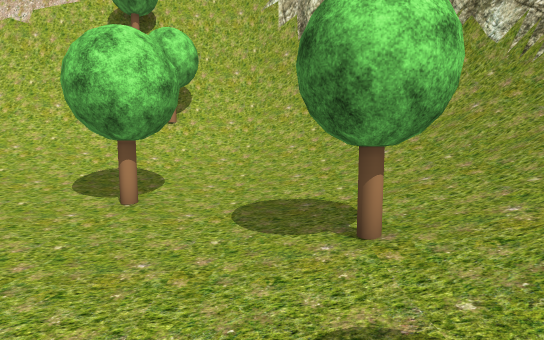
View 1 (above)

20 first-person views from a walk through a Unity game level. The camera is 1.3 m above the floor, tilts 6° down and sees 80° across. The floor is counted in squares, 1 m on a side. Each view is taken from the middle of a square. On the plan, view 1 faces up. The plan holds only what a view shows up to about 14 squares ahead; the rest is blank. The place goes on beyond the plan. Some trees and plants on the terrain are drawn as simple stand-ins. The player character is not drawn. Some surface patterns are stand-ins.

View 2
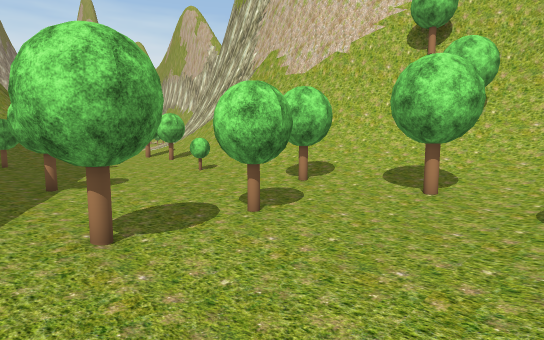

View 3
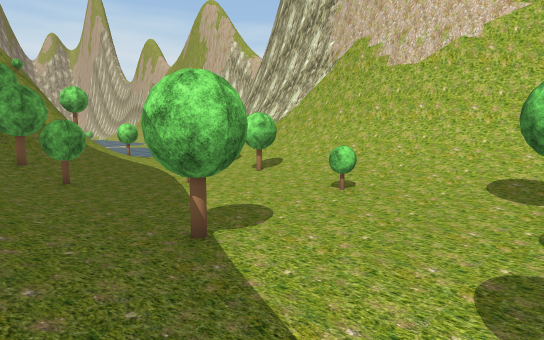

View 4
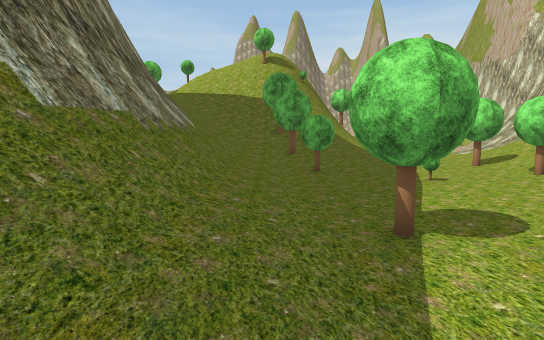

View 5
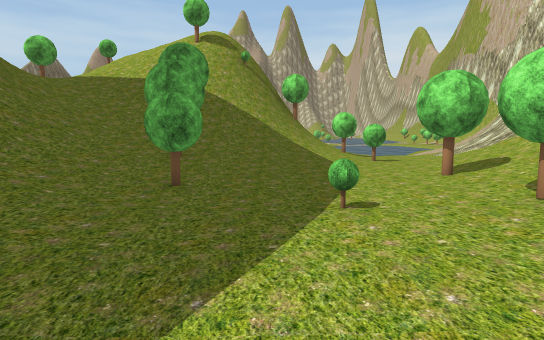

View 6
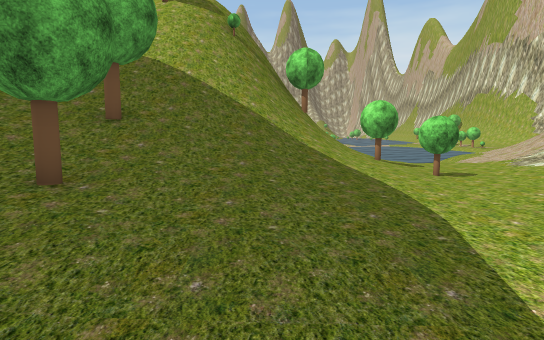

View 7
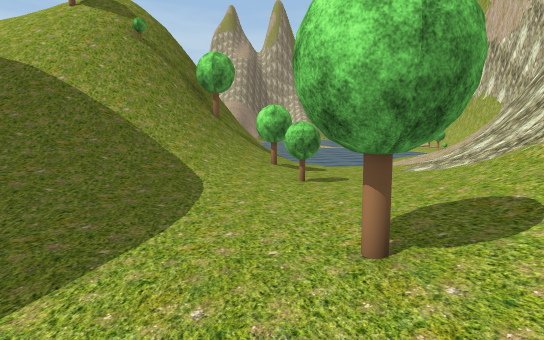

View 8
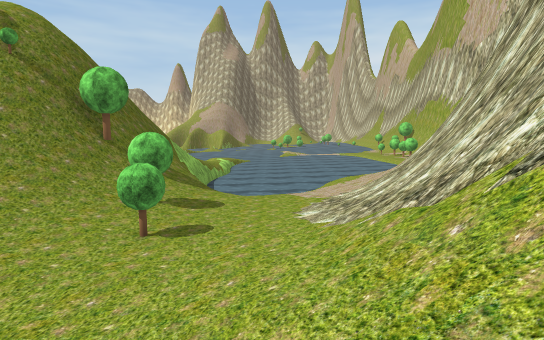

View 9
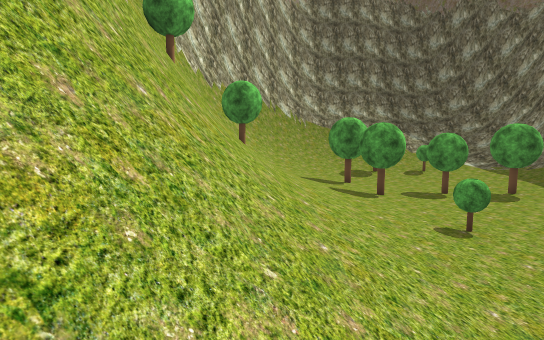

View 10
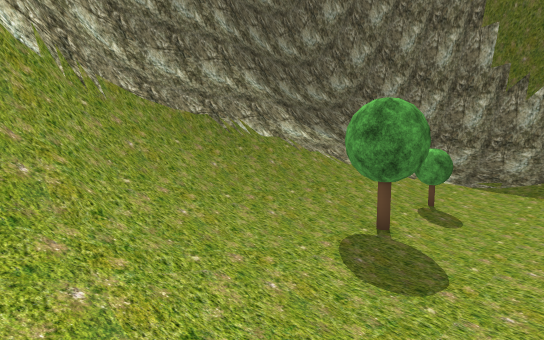

View 11
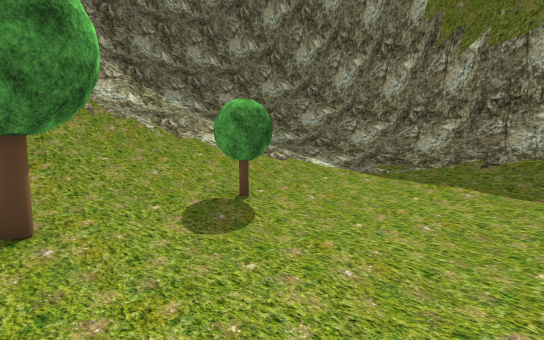

View 12
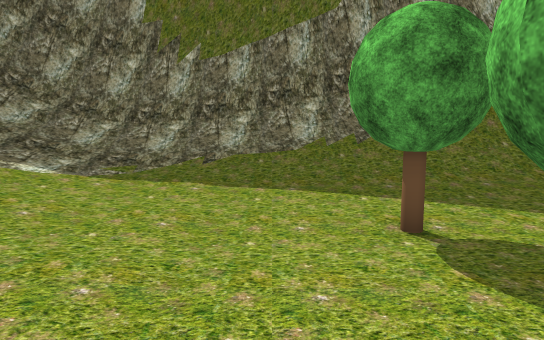

View 13
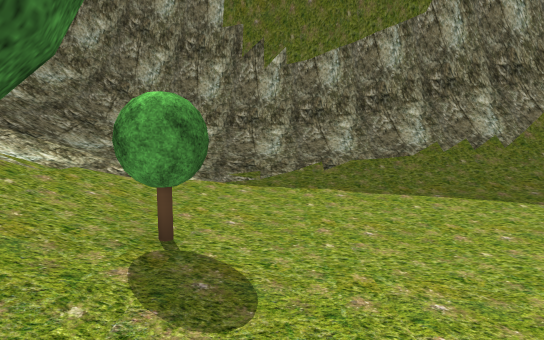

View 14
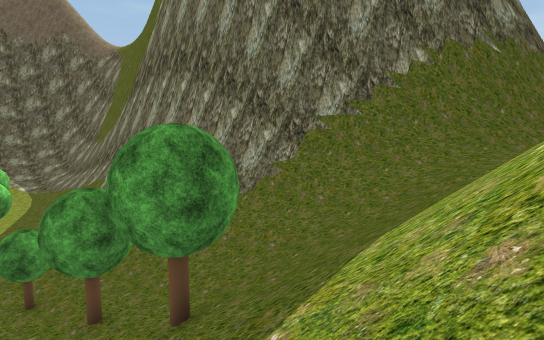

View 15
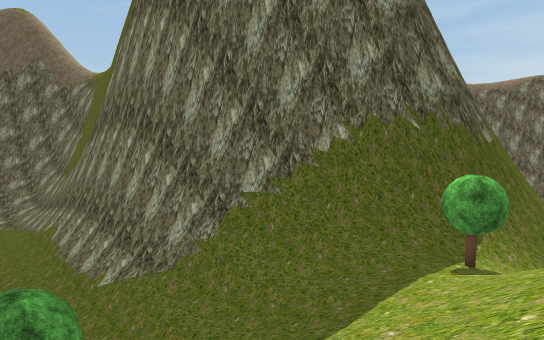

View 16
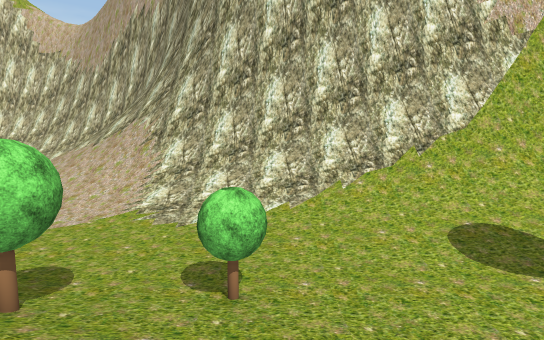

View 17
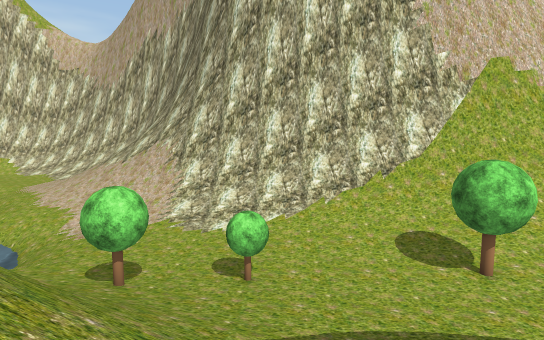

View 18
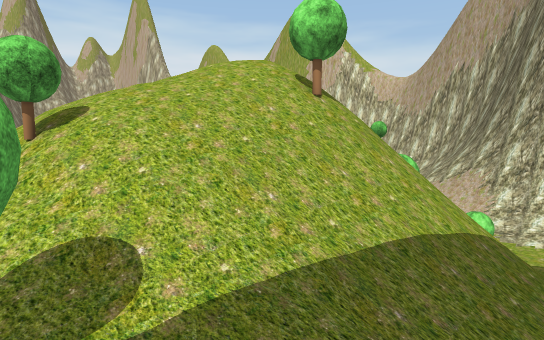

View 19
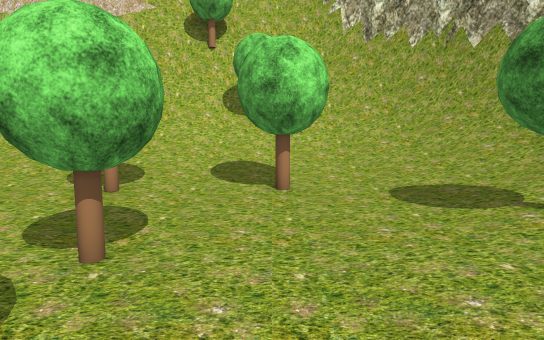

View 20
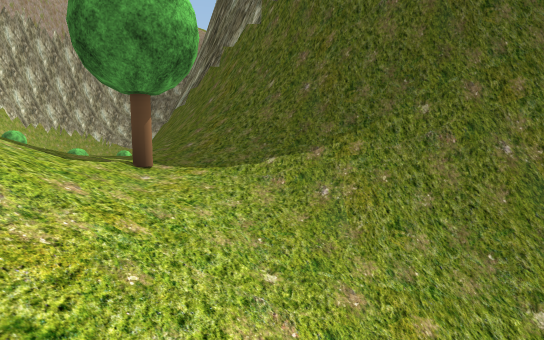

### Floor plan
Key: @ floor where view 1 was taken; # wall or solid block; . main floor; : floor 0.25 m higher than the main floor; - floor 0.25 m lower than the main floor; + floor 0.5 m higher than the main floor; * floor 4 m higher than the main floor; / step, stairs or slope; = window, fence, low wall or low ledge; v drop or lower ground; O other object.
Columns run from 33 left of view 1 to 9 right of it. Each row starts with its distance up from view 1.
 17   ##
 16 /=####
 15 ///=####
 14 /////==####
 13 .//////==######        #############
 12 ...///////#==############====OO/==####
 11 -....://///////========//////OO////=###
 10 --.....::///////////////////////////=###
  9 ----.....::+///////////////////+//////=##
  8 -...........:::/ /////////++++::+//////=#
  7 /.....O.....O...:O::+++++:::::...://///=##
  6 ///O::................::...O..O...:+////=#
  5   ////+:..............O...........:+////##
  4 =O///////:........................O+/////#
  3 #OO///////:....-O-----....--O---..:+/////#
  2 ####///////:...-----------------..:+/////#
  1 vv==///////+:...----------------..O+/////#
  0 vvO ///////++:O...----O-----O---.@:+/////##
 -1 ////////OO//O::...................:+/////##
 -2 /O//////OO///++::::::.............:+/////=#
 -3 //////////////////////////////::::+//////##
 -4 /////////////////////////////////////////##
 -5 ////////////////===######====///////////=#
 -6 //////////////=######  ######====#/////=##
 -7 ////////////#####           #############
 -8 /////*////=###
 -9 O////**// =##
-10   //O*//=###
-11  ///*///###
-12 //////=###
-13   ///=##
-14   //=##

Where each view was taken, in squares from view 1:
view 1: 0 up, 0 right, facing up
view 2: 2 down, 0 right, facing up-left
view 3: 3 down, 6 left, facing up-left
view 4: 2 down, 6 left, facing left
view 5: 2 up, 11 left, facing left
view 6: 2 up, 17 left, facing left
view 7: 6 up, 17 left, facing left
view 8: 10 up, 19 left, facing left
view 9: 10 up, 19 left, facing right
view 10: 10 up, 2 left, facing down-right
view 11: 4 up, 3 left, facing down-right
view 12: 4 up, 3 left, facing down
view 13: 4 up, 0 right, facing down
view 14: 1 up, 29 left, facing down-right
view 15: 1 down, 31 left, facing down-right
view 16: 2 up, 26 left, facing up
view 17: 1 down, 26 left, facing up
view 18: 10 down, 26 left, facing up-left
view 19: 1 down, 3 left, facing up
view 20: 12 down, 33 left, facing right
